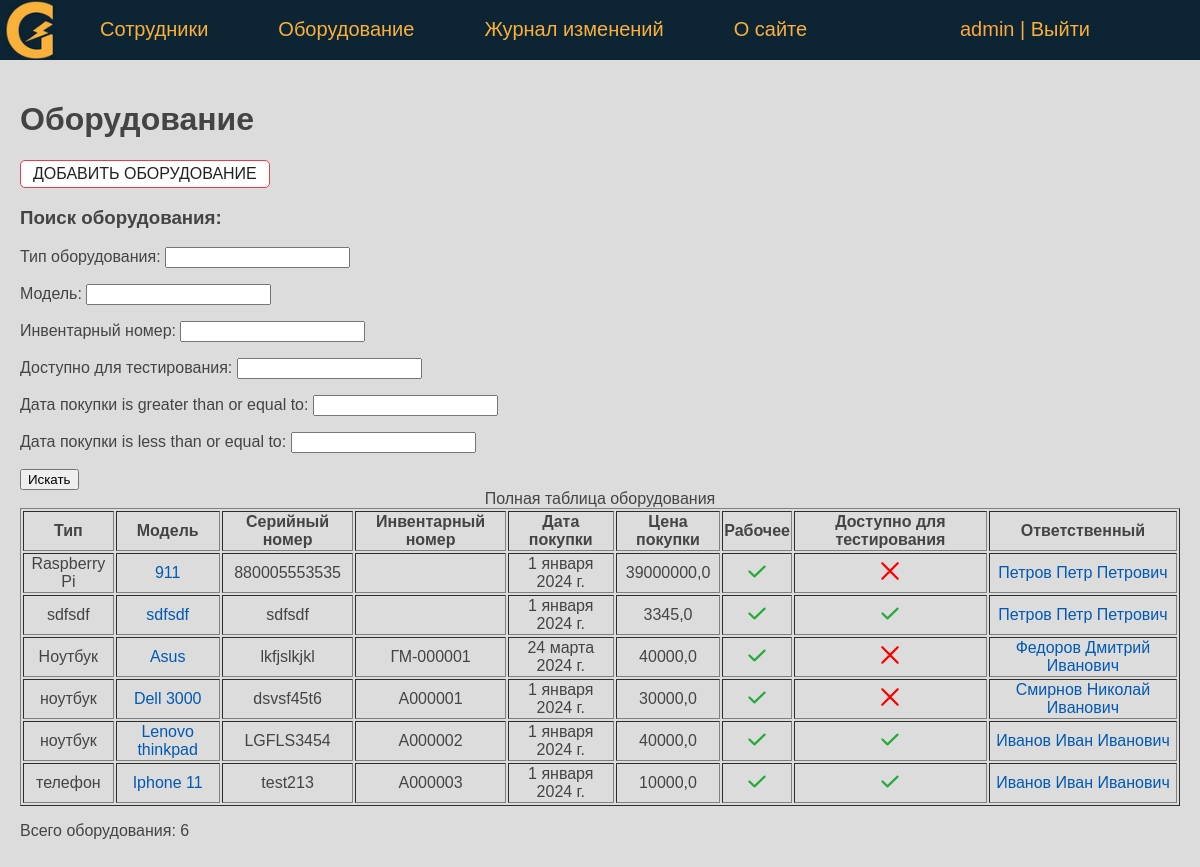
Before: /equipments/ (signed in) with the older database file.
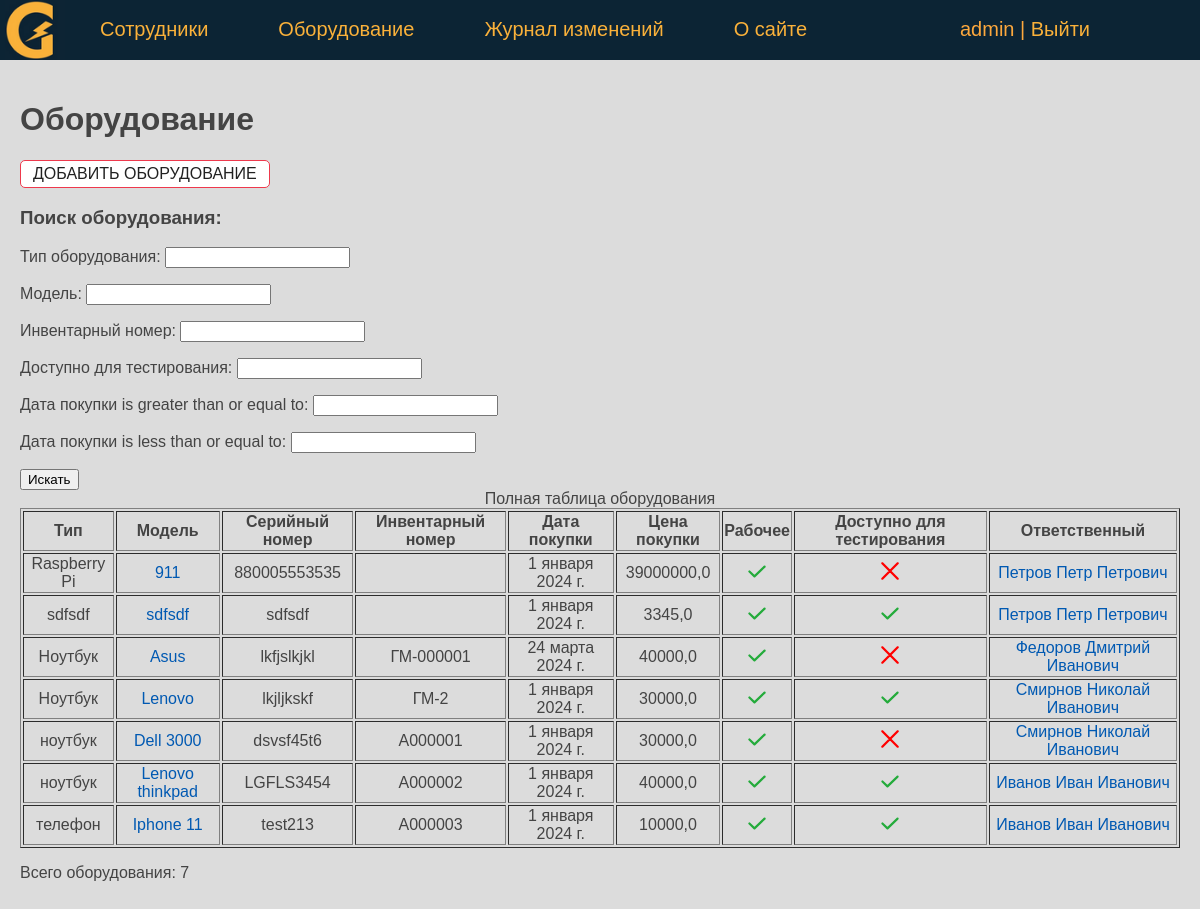
After: the same page with the newer database file.
### eqlog/models.py (models this page shows, shortened)
class Equipment(models.Model):
    type = models.CharField(verbose_name='Тип оборудования', max_length=50)
    model = models.CharField(verbose_name='Модель', max_length=50)
    serial_number = models.CharField(verbose_name='Серийный номер', max_length=50)
    id_number = models.CharField(verbose_name='Инвентарный номер', max_length=10, unique=True)
    sale_date = models.DateField(verbose_name='Дата покупки', default=date(2024, 1, 1))
    price = models.FloatField(verbose_name='Цена покупки', max_length=10)
    is_working = models.BooleanField(verbose_name='Работает', default=True)
    testing = models.BooleanField(verbose_name='Доступно для тестирования', default=False)
    description = models.TextField(verbose_name='Описание')
    created_at = models.DateTimeField(verbose_name='Дата создания', auto_now_add=True)
    updated_at = models.DateTimeField(verbose_name='Дата изменения', auto_now=True)
    person = models.ForeignKey('Person', on_delete=models.PROTECT, verbose_name='Сотрудник', related_name='get_equipments')
    slug = models.SlugField(verbose_name='URL', max_length=255, unique=True, db_index=True)
    user = models.ForeignKey(User, verbose_name='Пользователь', on_delete=models.DO_NOTHING, null=True)
    objects = models.Manager()
    def get_absolute_url(self):
        return reverse('equipment', kwargs={'equip_slug': self.slug})
    class Meta:
        verbose_name = 'Оборудование'
        verbose_name_plural = 'Оборудование'
        ordering = ['type', 'model']

class Person(models.Model):
    last_name = models.CharField(verbose_name='Фамилия', max_length=50)
    first_name = models.CharField(verbose_name='Имя', max_length=50)
    middle_name = models.CharField(verbose_name='Отчество', max_length=50)
    department = models.ForeignKey('Department', on_delete=models.PROTECT, verbose_name='Отдел', related_name='get_persons')
    job_title = models.CharField(verbose_name='Должность', max_length=50)
    jobing_at = models.DateField(verbose_name='Дата трудоустройства', default=date(2024, 1, 1))
    created_at = models.DateTimeField(verbose_name='Дата создания', auto_now_add=True)
    updated_at = models.DateTimeField(verbose_name='Дата изменения', auto_now=True)
    remote = models.BooleanField(verbose_name='Удаленщик', default=False)
    is_working = models.BooleanField(verbose_name='Работает', default=True)
    city = models.CharField(verbose_name='Город', max_length=50, default='Москва')
    slug = models.SlugField(verbose_name='URL', max_length=255, unique=True, db_index=True)
    user = models.ForeignKey(User, verbose_name='Пользователь', on_delete=models.DO_NOTHING, null=True)
    objects = models.Manager()
    @property
    def fio(self):
        return f'{self.last_name} {self.first_name} {self.middle_name}'
    def get_absolute_url(self):
        return reverse('person', kwargs={'pers_slug': self.slug})
    class Meta:
        verbose_name = 'Сотрудник'
        verbose_name_plural = 'Сотрудники'
        ordering = ['last_name', 'first_name']
    def __str__(self):
        return self.fio

### eqlog/views.py (the view)
# urls.py: path('equipments/', Equipments.as_view(), name='equipments'),
class Equipments(DataMixin, ListView):
    model = Equipment
    template_name = 'eqlog/equipments.html'
    context_object_name = 'equipments'
    paginate_by = 20
    def get_context_data(self, **kwargs):
        context = super().get_context_data(**kwargs)
        auth = self.request.user.is_authenticated
        queryset = self.get_queryset()
        eq_filter = EquipmentFilter(self.request.GET, queryset)
        c_def = self.get_user_context(title='Оборудование', auth=auth, eq_filter=eq_filter)
        return {**context, **c_def}
    def get_queryset(self):
        queryset = super().get_queryset()
        eq_filter = EquipmentFilter(self.request.GET, queryset)
        return eq_filter.qs

### eqlog/utils.py (called while the page is built)
    def get_user_context(self, **kwargs):
        context = kwargs
        context['menu'] = menu
        return context

### eqlog/templates/eqlog/equipments.html (shortened to what this page needs)
{% extends 'eqlog/base.html' %}
{% block content %}
    {% if auth %}
        <h1>{{ title }}</h1>
        <p class="form-buttons">
            <a href="{% url 'addequipment' %}" class="btn btn-outline">ДОБАВИТЬ ОБОРУДОВАНИЕ</a>
        </p>
        <h3>Поиск оборудования: </h3>
        <form method="get" action="{% url 'equipments' %}">
            {{ eq_filter.form.as_p }}
            <button type="submit">Искать</button>
        </form>
        <table border="1">
            <caption>Полная таблица оборудования</caption>
            <tr>
                <th>Тип</th>
                <th>Модель</th>
                <th>Серийный номер</th>
                <th>Инвентарный номер</th>
                <th>Дата покупки</th>
                <th>Цена покупки</th>
                <th>Рабочее</th>
                <th>Доступно для тестирования</th>
                <th>Ответственный</th>
           </tr>
            {% for e in equipments %}
                <tr>
                    <td>{{ e.type }}</td>
                    <td><a href="{{ e.get_absolute_url }}"> {{ e.model }}</a></td>
                    <td>{{ e.serial_number }}</td>
                    <td>{{ e.id_number }}</td>
                    <td>{{ e.sale_date }}</td>
                    <td>{{ e.price }}</td>
                    <td class="mark {% if e.is_working %} mark_tick {% endif %}"> </td>
                    <td class="mark {% if e.testing %} mark_tick {% endif %}"> </td>
                    <td><a href="{{ e.person.get_absolute_url }}"> {{ e.person }}</a></td>
                </tr>
            {% endfor %}
        </table>
        <p> Всего оборудования: {{ equipments | length }}</p>
    {% endif %}
{% endblock %}

### eqlog/templates/eqlog/base.html (shortened to what this page needs)
<!DOCTYPE html>
{% load static %}
<html>
<head>
    <link type="text/css" href="/static/eqlog/css/styles.css" rel="stylesheet" />
</head>
<body bgcolor="#DCDCDC">
    {% block mainmenu %}
    <header class="header">
    <ul id="mainmenu" class="mainmenu">
        <li class="logo">
            <a href="{% url 'home' %}"><div class="logo"></div></a>
        </li>
        {% for m in menu %}
            <li><a href="{% url m.url_name %}"> {{ m.title }} </a></li>
        {% endfor %}
        <li class="last">
            {% if request.user.is_authenticated %}
                <li class="last"> {{user.username}} | <a href="{% url 'logout' %}">Выйти</a> </li>
            {% else %}
                <li class="last"><a href="{% url 'login' %}">Войти</a> </li>
            {% endif %}
        </li>
    </ul>
    </header>
    {% endblock mainmenu %}
    <main>
        {% block content %}
        {% endblock content %}
    </main>
</body>
</html>

Changed rows visible on the page:
added Equipment: type "Ноутбук", model "Lenovo", serial_number "lkjljkskf", id_number "ГМ-2", sale_date "1 января 2024 г.", price "30000,0", is_working True (drawn), testing True (drawn), person "Смирнов Николай Иванович"
Other visible differences:
{{ equipments | length }}: "6" → "7"
